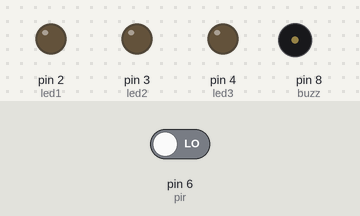
The sketch below on a simulated Arduino Uno, built with avr-gcc and run on an emulated ATmega328P. On the bench: output pins drawn as LEDs (lit = HIGH), buzzer (waves = sounding, pin HIGH). Inputs (shaded band) come from the test bench; at power-on: pin 6 (pir) LOW. What the sketch prints to the serial monitor is not drawn.

Above: at 1.2 s.
1.3 s: pin 6 (pir) driven HIGH
At 2.5 s:
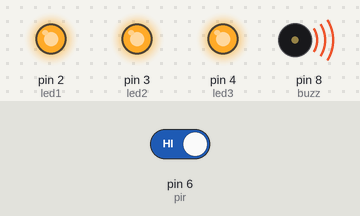
2.8 s: pin 6 (pir) driven LOW
At 3.7 s:
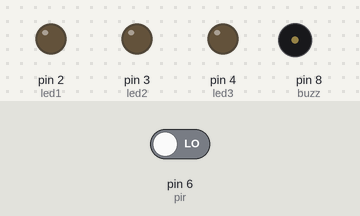
Timing chart, 0 to 5.8 s (numbered marks = the images above; inputs shaded):
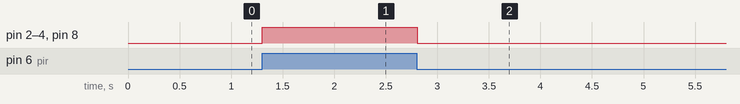

Measured:
- after the input at 1.3 s, pin 2 (led1), pin 3 (led2), pin 4 (led3), pin 8 (buzz): LOW → HIGH at once
- after the input at 2.8 s, pin 2 (led1), pin 3 (led2), pin 4 (led3), pin 8 (buzz): HIGH → LOW at once

The sketch:

pir_motion_detector_sensor_with_buzzer.ino
```cpp
int led1 = 2;
int led2 = 3;
int led3 = 4;

int pir = 6;
int buzz = 8;
int state;

void setup() {
  // put your setup code here, to run once:
  pinMode(pir, INPUT);
  pinMode(led1, OUTPUT);
  pinMode(led2, OUTPUT);
  pinMode(led3, OUTPUT);
  pinMode(buzz, OUTPUT);
  Serial.begin(9600);
}

void loop() {
  // put your main code here, to run repeatedly:
  state = digitalRead(pir);
  digitalWrite(buzz, state);

  if(state == 1){
    digitalWrite(led1, HIGH);
    digitalWrite(led2, HIGH);
    digitalWrite(led3, HIGH);
  } else {
    digitalWrite(led1, LOW);
    digitalWrite(led2, LOW);
    digitalWrite(led3, LOW);
  }

  Serial.println(state);
}
```
